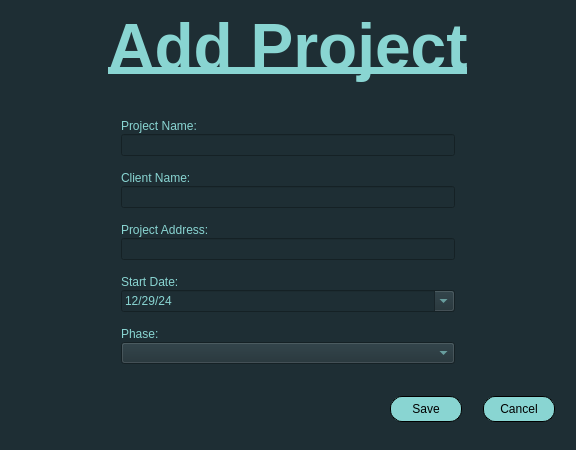
<?xml version="1.0" encoding="UTF-8"?>
<ui version="4.0">
 <class>AddProjectDialog</class>
 <widget class="QDialog" name="AddProjectDialog">
  <property name="geometry">
   <rect>
    <x>0</x>
    <y>0</y>
    <width>576</width>
    <height>450</height>
   </rect>
  </property>
  <property name="windowTitle">
   <string>Dialog</string>
  </property>
  <property name="styleSheet">
   <string notr="true">QWidget{
	background-color: #1E2E34;
}
QLineEdit{
	color: #89D5D2;
}
QDateEdit{
	color: #89D5D2;
}
QComboBox{
	color: #89D5D2;
}
QComboBox QAbstractItemView{
	color: #89D5D2;
}</string>
  </property>
  <layout class="QVBoxLayout" name="verticalLayout_3">
   <item>
    <widget class="QLabel" name="addProjectLabel">
     <property name="minimumSize">
      <size>
       <width>550</width>
       <height>60</height>
      </size>
     </property>
     <property name="font">
      <font>
       <pointsize>48</pointsize>
       <bold>true</bold>
       <underline>true</underline>
      </font>
     </property>
     <property name="styleSheet">
      <string notr="true">QLabel{
	color: #89D5D2;
}</string>
     </property>
     <property name="text">
      <string>Add Project</string>
     </property>
     <property name="alignment">
      <set>Qt::AlignmentFlag::AlignCenter</set>
     </property>
    </widget>
   </item>
   <item>
    <layout class="QVBoxLayout" name="input_layout">
     <property name="spacing">
      <number>15</number>
     </property>
     <property name="leftMargin">
      <number>110</number>
     </property>
     <property name="topMargin">
      <number>30</number>
     </property>
     <property name="rightMargin">
      <number>110</number>
     </property>
     <property name="bottomMargin">
      <number>10</number>
     </property>
     <item>
      <layout class="QVBoxLayout" name="project_name_layout">
       <property name="spacing">
        <number>1</number>
       </property>
       <item>
        <widget class="QLabel" name="projectName">
         <property name="styleSheet">
          <string notr="true">QLabel{
	color: #89D5D2;
}</string>
         </property>
         <property name="text">
          <string>Project Name:</string>
         </property>
        </widget>
       </item>
       <item>
        <widget class="QLineEdit" name="projectNameInput"/>
       </item>
      </layout>
     </item>
     <item>
      <layout class="QVBoxLayout" name="client_layout">
       <property name="spacing">
        <number>1</number>
       </property>
       <item>
        <widget class="QLabel" name="client">
         <property name="styleSheet">
          <string notr="true">QLabel{
	color: #89D5D2;
}</string>
         </property>
         <property name="text">
          <string>Client Name:</string>
         </property>
        </widget>
       </item>
       <item>
        <widget class="QLineEdit" name="clientInput"/>
       </item>
      </layout>
     </item>
     <item>
      <layout class="QVBoxLayout" name="project_address_layout">
       <property name="spacing">
        <number>1</number>
       </property>
       <item>
        <widget class="QLabel" name="projectAddress">
         <property name="styleSheet">
          <string notr="true">QLabel{
	color: #89D5D2;
}</string>
         </property>
         <property name="text">
          <string>Project Address:</string>
         </property>
        </widget>
       </item>
       <item>
        <widget class="QLineEdit" name="projectAddressInput"/>
       </item>
      </layout>
     </item>
     <item>
      <layout class="QVBoxLayout" name="start_date_layout">
       <property name="spacing">
        <number>1</number>
       </property>
       <item>
        <widget class="QLabel" name="startDate">
         <property name="styleSheet">
          <string notr="true">QLabel{
	color: #89D5D2;
}</string>
         </property>
         <property name="text">
          <string>Start Date:</string>
         </property>
        </widget>
       </item>
       <item>
        <widget class="QDateEdit" name="projectStartDate">
         <property name="maximumDate">
          <date>
           <year>2100</year>
           <month>12</month>
           <day>31</day>
          </date>
         </property>
         <property name="minimumDate">
          <date>
           <year>2024</year>
           <month>12</month>
           <day>29</day>
          </date>
         </property>
         <property name="currentSection">
          <enum>QDateTimeEdit::Section::MonthSection</enum>
         </property>
         <property name="displayFormat">
          <string>MM/dd/yy</string>
         </property>
         <property name="calendarPopup">
          <bool>true</bool>
         </property>
         <property name="timeSpec">
          <enum>Qt::TimeSpec::LocalTime</enum>
         </property>
        </widget>
       </item>
      </layout>
     </item>
     <item>
      <layout class="QVBoxLayout" name="phase_layout">
       <property name="spacing">
        <number>1</number>
       </property>
       <item>
        <widget class="QLabel" name="phase">
         <property name="styleSheet">
          <string notr="true">QLabel{
	color: #89D5D2;
}</string>
         </property>
         <property name="text">
          <string>Phase:</string>
         </property>
        </widget>
       </item>
       <item>
        <widget class="QComboBox" name="phaseComboBox"/>
       </item>
      </layout>
     </item>
    </layout>
   </item>
   <item alignment="Qt::AlignmentFlag::AlignRight|Qt::AlignmentFlag::AlignVCenter">
    <widget class="QDialogButtonBox" name="addProjectButtonBox">
     <property name="enabled">
      <bool>true</bool>
     </property>
     <property name="sizePolicy">
      <sizepolicy hsizetype="Preferred" vsizetype="Preferred">
       <horstretch>0</horstretch>
       <verstretch>0</verstretch>
      </sizepolicy>
     </property>
     <property name="minimumSize">
      <size>
       <width>150</width>
       <height>30</height>
      </size>
     </property>
     <property name="layoutDirection">
      <enum>Qt::LayoutDirection::LeftToRight</enum>
     </property>
     <property name="styleSheet">
      <string notr="true">QDialogButtonBox QPushButton{
	border-radius: 12px;
	border: 1px solid black;
	border-style: solid;
	background-color: #89D5D2;
	color: black;
	min-width: 50px;
	min-height: 10px;
	padding: 5px 10px;
	margin-left: 5px;
	margin-right: 10px;
}

QDialogButtonBox  QPushButton:hover{
	background-color: #6FB5B2;
}

QDialogButtonBox QPushButton:pressed {
	background-color: #5A9695
}</string>
     </property>
     <property name="orientation">
      <enum>Qt::Orientation::Horizontal</enum>
     </property>
     <property name="standardButtons">
      <set>QDialogButtonBox::StandardButton::Cancel|QDialogButtonBox::StandardButton::Save</set>
     </property>
     <property name="centerButtons">
      <bool>true</bool>
     </property>
    </widget>
   </item>
  </layout>
 </widget>
 <resources/>
 <connections>
  <connection>
   <sender>addProjectButtonBox</sender>
   <signal>accepted()</signal>
   <receiver>AddProjectDialog</receiver>
   <slot>accept()</slot>
   <hints>
    <hint type="sourcelabel">
     <x>248</x>
     <y>254</y>
    </hint>
    <hint type="destinationlabel">
     <x>157</x>
     <y>274</y>
    </hint>
   </hints>
  </connection>
  <connection>
   <sender>addProjectButtonBox</sender>
   <signal>rejected()</signal>
   <receiver>AddProjectDialog</receiver>
   <slot>reject()</slot>
   <hints>
    <hint type="sourcelabel">
     <x>316</x>
     <y>260</y>
    </hint>
    <hint type="destinationlabel">
     <x>286</x>
     <y>274</y>
    </hint>
   </hints>
  </connection>
 </connections>
</ui>
